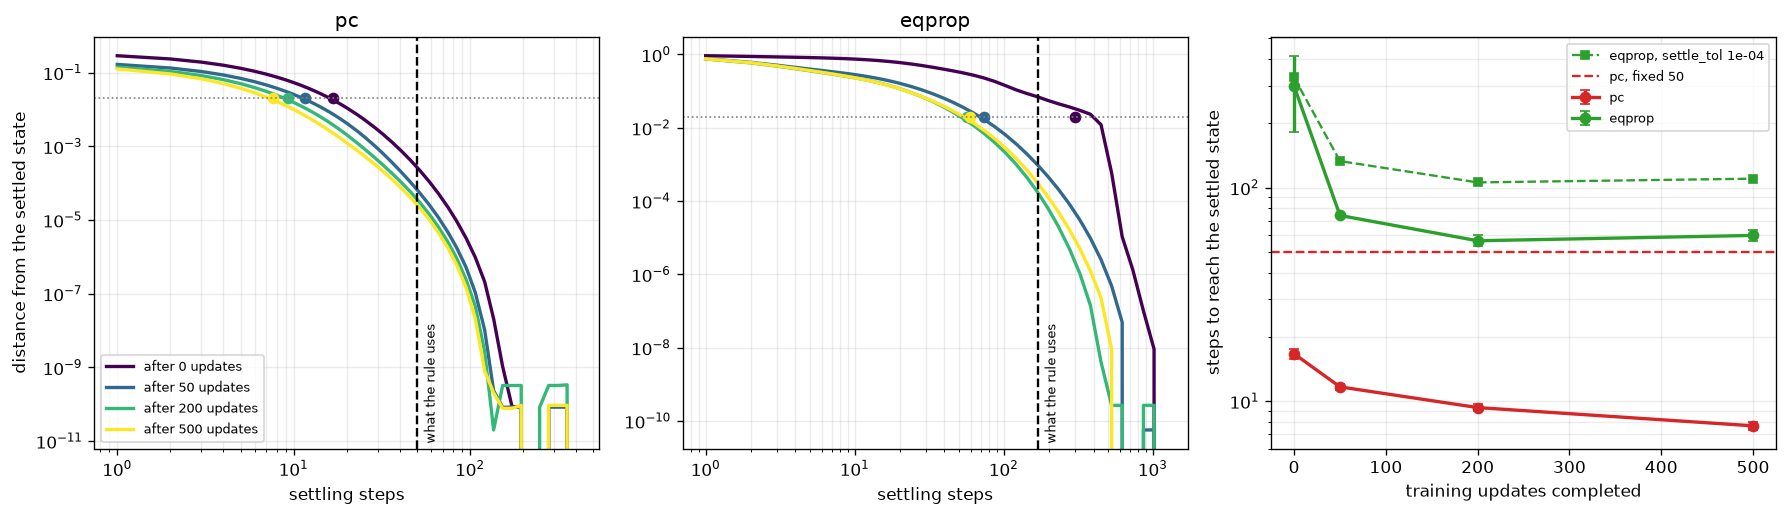

This figure's Python source:
"""Do the two energy-based rules actually reach equilibrium, and in how many steps?

Technical intro. This is the first script of the new series, and it runs BEFORE any rule
comparison because it decides whether the rules as configured are the rules we mean.

THE PROBLEM, STATED IN CODE LINES
    Both energy-based rules compute their weight update from a SETTLED state, not from a
    feedforward pass. They stop settling by different criteria:

      predictive_coding.pc_settle    `for _ in range(steps)`         steps = 50, FIXED
      eqprop.eqprop_settle           `move <= settle_tol * |state|`  stop when one step moves
                                                                     the state by almost nothing

    A fixed count is only correct if the relaxation has finished by then. If it has not, the
    weight update is computed from a partially settled state -- and a partially settled state
    is closer to the feedforward state, which is what backprop uses. Millidge et al. 2022 show
    every one of these rules approaches backprop as settling is reduced, and knowledge_base.md
    §3.3 records that FULL relaxation is [R1]'s actual contribution. So if PC's 50 steps are
    short, "PC vs backprop" is partly "backprop vs backprop" and the comparison is weakened
    before it starts.

    An adaptive rule tracks the requirement, but costs whatever it costs. Measured at
    initialisation, EqProp's free phase used 426 steps of a 500 cap, at 0.9 ms each -- 647 ms
    per weight update against backprop's 0.93 ms. That is 700x, and every later experiment
    pays it. So this script also has to say what the cheapest SAFE setting is.

WHAT THIS SCRIPT FOUND, AND WHAT CHANGED BECAUSE OF IT
    PC needs at most 18 settling steps and runs 50, so it is over-settled by 3-6x and is NOT a
    truncated relaxation. The concern that PC's fixed step count makes it a backprop
    approximation (Millidge et al. 2022) does not apply at this size. Its fixed budget stays.

    EqProp's requirement spans 9x -- 529 steps at initialisation, 47-74 once trained -- and its
    ORIGINAL stopping rule was wrong in both directions. That rule stopped once per-step
    movement had failed to improve by min_delta for `settle_patience` steps. At initialisation
    it fired on a temporary plateau: seed 2 needed 529 steps and it stopped at 178, computing
    the weight update from a state a third of the way to equilibrium. Everywhere else it
    overshot by 3-4x, because movement keeps decaying long after the state has arrived.

    It was replaced by a relative-residual test -- stop when one step displaces the state by
    less than `settle_tol` of its own norm -- which is small only once the state has settled.
    The tolerance section below calibrates that constant, which is why this script and not a
    comment is where the number comes from.

WHY THE TOLERANCE IS CALIBRATED HERE AND NOT ASSUMED
    settle_tol is not dimensionless. Near the fixed point the error decays geometrically, so
    stopping at move <= tol*|state| leaves a distance of about tol/(dt*L) from equilibrium,
    where L is the slowest curvature of the energy. It therefore scales with dt and with the
    network. This script runs the real criterion at each candidate tolerance and measures HOW
    FAR FROM THE SETTLED STATE it leaves the network, per seed and per checkpoint. The choice
    is the largest -- cheapest -- tolerance whose WORST case is still settled, with an explicit
    safety factor, because that worst case comes from only a few seeds and under-settling is
    invisible in the output curves. Change dt, the width or the depth, re-run this, and take
    the number it prints.

    Do not calibrate on the STEP COUNT the criterion picks. Step counts are discretised by the
    grid and the distance falls steeply near convergence, so that comparison is over-sensitive
    exactly where the decision is made: it rejected a tolerance that in fact stops 1.5% from
    equilibrium, comfortably inside the 2% this script calls settled.

WHAT IS MEASURED
    For one fixed batch, held identical across every measurement, and at four points during
    task-1 training (0, 50, 200, 500 updates):

      run the relaxation for k steps, for k on a log grid, and record

          distance to equilibrium  =  ||x(k) - x(K_MAX)|| / ||x(K_MAX)||

      where x(K_MAX) is the state after a deliberately over-long relaxation. This is exact at
      every k -- no differencing between neighbouring grid points -- and it says the thing we
      want to know directly: after k steps, how far from the settled state are you still?

      STEPS TO EQUILIBRIUM is then the first k at which that distance falls below TOL.

    The measurement is the same for both rules, over the HIDDEN layers only. In PC the output
    is clamped to the target and is not a free variable; in EqProp it is. Comparing hidden
    states compares the same object: the representation the weight update reads from.

    Forcing exactly k steps needs no new library code. PC takes `steps=k`. EqProp takes
    `max_steps=k, settle_tol=0`, so the stopping test can only fire on exactly zero movement
    and the loop runs exactly k times.

    EqProp settles twice per update. The FREE phase is measured, because it starts from zero
    and does the work; the nudged phase warm-starts from it and is reported as a number only.

THE GATE ON THIS SCRIPT'S OWN VALIDITY
    x(K_MAX) is only the equilibrium if the relaxation has stopped by K_MAX. So the movement
    over the final step, ||x(K_MAX) - x(K_MAX - 1)||, is computed and printed. If that is not
    small, K_MAX is too low, every distance is measured against a moving reference, and the
    curves would fall to zero at the right edge for a purely arithmetic reason. Check that
    line before reading the figure.

READINGS COMMITTED BEFORE RUNNING
    If steps-to-equilibrium is roughly CONSTANT across training for both rules, then a fixed
    step count is defensible and the only question is what the constant is -- set PC's `steps`
    and EqProp's `max_steps` to it and move on.
    If it CHANGES with training -- and it should grow, because settling is driven by the
    weights and the weights grow -- then no single fixed count is right at both ends of a run,
    which is the argument for a patience rule.
    If PC is far from equilibrium at 50 steps, PC as currently configured is a truncated
    relaxation and the settling amount has to become an explicit experimental variable before
    any rule comparison is trusted.
    If EqProp reaches equilibrium in far fewer than 426 steps, its patience rule is
    over-conservative and every later experiment involving it can be made several times
    cheaper.

Deviation from the protocol: no task sequence and no forgetting measurement. One task, trained
under a fixed budget, purely to move the weights so the relaxation can be measured at several
weight magnitudes. Domain-IL and H=32 as the protocol says, so the numbers transfer directly
to the rule comparison that follows.
"""
import sys
import time
from pathlib import Path

ROOT = Path(__file__).resolve().parents[1]
sys.path.insert(0, str(ROOT))                      # make `src` importable from anywhere

import numpy as np
import torch
import matplotlib.pyplot as plt

from src.protocol import PROTOCOL, load, run, replace, figure_path, array_path
from src.model import make_target, active_vector
from src.predictive_coding import pc_settle
from src.eqprop import eqprop_settle
from src.methods import METHOD_DEFAULTS

# ---------------------------------------------------------------- settings
CHECKPOINTS = [0, 50, 200, 500]     # updates into task 1 at which settling is measured
SEEDS = 3                           # a convergence diagnostic, not a comparison: 3 shows spread
TOL = 0.02                          # "settled" = within 2% of the equilibrium state
PROBE_BATCH = 32                    # one fixed batch, identical at every measurement

# K_MAX is the reference relaxation, set generously. The last-step movement printed below is
# the check that it is generous ENOUGH; if it is not, raise these.
K_MAX = {"pc": 400, "eqprop": 1200}

# EqProp stops settling when one step moves the state by less than `settle_tol` of its own
# norm. That number is not a universal constant -- it scales with dt and with the curvature of
# the energy (see eqprop.eqprop_settle) -- so it is CALIBRATED HERE rather than assumed, by
# running the criterion at each of these tolerances and comparing what it picks against what
# the convergence curve says is genuinely needed.
TOL_GRID = [3e-3, 1e-3, 3e-4, 1e-4, 3e-5]

# EqProp costs ~650 ms per update here, so the full run is ~20 minutes. `--smoke` runs the
# same code paths in under a minute; it proves the script executes, and nothing else.
if "--smoke" in sys.argv:
    CHECKPOINTS, SEEDS, K_MAX = [0, 5, 10], 1, {"pc": 60, "eqprop": 80}
    print("--smoke: tiny budget, results are NOT meaningful\n")

BUDGET = max(CHECKPOINTS)
GRID = {r: sorted({int(round(v)) for v in np.unique(np.concatenate([
            np.arange(1, 21), np.geomspace(20, K_MAX[r], 26)]))}) for r in K_MAX}

# what each rule currently does, drawn on the figure as the setting under test
CURRENT = {"pc": METHOD_DEFAULTS["pc"]["steps"]}
DEFAULT_TOL = METHOD_DEFAULTS["eqprop"]["settle_tol"]
assert DEFAULT_TOL in TOL_GRID, "the library default must be on the grid it is chosen from"
COLORS = {"pc": "tab:red", "eqprop": "tab:green"}
CP_CMAP = plt.get_cmap("viridis")

cap = np.load(array_path(str(ROOT / "experiments" / "41_capacity_vs_hidden_width.py")))
HIDDEN = int(cap["chosen"])
print(f"H = {HIDDEN} from script 41\n")

base = replace(PROTOCOL, hidden=HIDDEN, scenario="domain_il", stop_threshold=None,
               max_iters_per_task=BUDGET, eval_every=25, seeds=SEEDS)


# ---------------------------------------------------------------- the measurement
def hidden_states(rule, x, y, active, handle, k, arch, obj, device="cpu"):
    """The hidden-layer state after EXACTLY k steps of this rule's relaxation.

    Returned as one flat vector per rule so the two are compared by the same code. PC's output
    is clamped to the target and so is excluded by construction; EqProp's output is free, and
    `arch.n_hidden` slices it off so both sides measure the representation and nothing else.

    `active` is the task's output units, not the units present in this batch -- it is what
    run_classil passes to train_step, so the relaxation measured here is the one the weight
    update actually runs.
    """
    p = handle["params"]
    if rule == "pc":
        target = make_target(y, arch, obj, device=device)
        av = active_vector(active, arch, device=device)
        xs, _ = pc_settle(x, p, arch, obj, target, av,
                          dt=METHOD_DEFAULTS["pc"]["dt"], steps=k)
        return torch.cat([s.reshape(-1) for s in xs])
    # settle_tol=0 means "stop only if the state moves by exactly nothing", so the loop runs
    # all max_steps: exactly k steps.
    states = eqprop_settle(x, p, arch, dt=METHOD_DEFAULTS["eqprop"]["dt"],
                           max_steps=k, settle_tol=0.0, device=device)
    return torch.cat([s.reshape(-1) for s in states[:arch.n_hidden]])


def convergence_curve(rule, x, y, active, handle, arch, obj):
    """distance-to-equilibrium against settling step, plus the two validity numbers."""
    def state(k):
        return hidden_states(rule, x, y, active, handle, k, arch, obj, device=base.device)

    ref, prev = state(K_MAX[rule]), state(K_MAX[rule] - 1)
    scale = ref.norm().item() + 1e-12
    dist = np.array([(state(k) - ref).norm().item() / scale for k in GRID[rule]])
    # first grid point at or below TOL, and everything after it also below -- a single dip
    # under the tolerance on a noisy curve is not arrival.
    ok = dist <= TOL
    settled = next((GRID[rule][i] for i in range(len(ok)) if ok[i:].all()), None)
    return dist, settled, (prev - ref).norm().item() / scale


# ---------------------------------------------------------------- run
REPLOT = "--replot" in sys.argv and Path(array_path(__file__)).exists()

if REPLOT:
    z = np.load(array_path(__file__), allow_pickle=True)
    dists = {r: z[f"dist_{r}"] for r in K_MAX}
    settled = {r: z[f"settled_{r}"] for r in K_MAX}
    chose = {r: z[f"chose_{r}"] for r in K_MAX}
    acc = {r: z[f"acc_{r}"] for r in K_MAX}
    ref_move = {r: z[f"refmove_{r}"] for r in K_MAX}
    picked, nudged = z["picked"], z["nudged"]
    print("--replot: redrawing from saved arrays, no training\n")
else:
    data = load(base)
    dists = {r: np.full((SEEDS, len(CHECKPOINTS), len(GRID[r])), np.nan) for r in K_MAX}
    settled = {r: np.full((SEEDS, len(CHECKPOINTS)), np.nan) for r in K_MAX}
    chose = {r: np.full((SEEDS, len(CHECKPOINTS)), np.nan) for r in K_MAX}   # as configured
    picked = np.full((SEEDS, len(CHECKPOINTS), len(TOL_GRID)), np.nan)       # eqprop, per tol
    nudged = np.full((SEEDS, len(CHECKPOINTS)), np.nan)                      # eqprop, phase 2
    ref_move = {r: np.full((SEEDS, len(CHECKPOINTS)), np.nan) for r in K_MAX}
    acc = {r: np.full((SEEDS, len(CHECKPOINTS)), np.nan) for r in K_MAX}
    t0 = time.perf_counter()

    for rule in K_MAX:
        for seed in range(SEEDS):
            pair = base.tasks(seed)
            lmap = base.label_map([pair[0]])
            handle = {}

            # one fixed probe batch of task-1 images, drawn once and reused at every
            # checkpoint, so a change in the settling curve is a change in the WEIGHTS
            g = torch.Generator().manual_seed(1000 + seed)
            pool = torch.cat([torch.as_tensor(data.class_idx[c]) for c in pair[0]])
            pick = pool[torch.randperm(len(pool), generator=g)[:PROBE_BATCH]]
            px = torch.stack([data.train[i][0] for i in pick.tolist()]).to(base.device)
            py = torch.tensor([lmap[int(data.train[i][1])] for i in pick.tolist()],
                              device=base.device)

            active = sorted({lmap[int(c)] for c in pair[0]})       # as run_classil computes it

            def measure(ci):
                arch, obj = handle["arch"], handle["obj"]
                d, s, rm = convergence_curve(rule, px, py, active, handle, arch, obj)
                dists[rule][seed, ci] = d
                settled[rule][seed, ci] = np.nan if s is None else s
                ref_move[rule][seed, ci] = rm
                if rule != "eqprop":
                    chose[rule][seed, ci] = CURRENT["pc"]
                    return
                # THE CALIBRATION: run the real stopping criterion at each candidate
                # tolerance and record what it picks. Measured, not estimated from the
                # convergence curve above -- the criterion tests per-step movement, which
                # that curve does not contain.
                kw = dict(dt=METHOD_DEFAULTS["eqprop"]["dt"],
                          max_steps=K_MAX["eqprop"], device=base.device)
                tgt = make_target(py, arch, obj, device=base.device)
                av = active_vector(active, arch, device=base.device)
                for ti, tol in enumerate(TOL_GRID):
                    free, u_f, _ = eqprop_settle(px, handle["params"], arch, settle_tol=tol,
                                                 return_steps=True, **kw)
                    picked[seed, ci, ti] = u_f
                    if tol == DEFAULT_TOL:
                        chose[rule][seed, ci] = u_f
                        _, u_n, _ = eqprop_settle(px, handle["params"], arch, obj=obj,
                                                  target=tgt, active_vec=av, settle_tol=tol,
                                                  beta=METHOD_DEFAULTS["eqprop"]["beta"],
                                                  init=free, return_steps=True, **kw)
                        nudged[seed, ci] = u_n

            # `run` calls wrap(train_step) once, AFTER build has filled `handle` -- so the
            # checkpoint-0 measurement goes here, on the initial weights, before any update.
            n = [0]

            def wrap(train_step):
                measure(0)

                def wrapped(x, y, active=None):
                    train_step(x, y, active=active)
                    n[0] += 1
                    if n[0] in CHECKPOINTS:
                        measure(CHECKPOINTS.index(n[0]))
                return wrapped

            out = run(base, rule, seed, data=data, handle=handle, tasks=[pair[0]], wrap=wrap)
            # context only; the first eval is at step eval_every, so checkpoint 0 clamps to it
            if len(out["steps"]):
                acc[rule][seed] = np.interp(CHECKPOINTS, out["steps"],
                                            out["curves"]["argmax"][:, 0] * 100)
            print(f"  {rule:8s} seed {seed}  settled at "
                  + " ".join(f"{v:>5.0f}" for v in settled[rule][seed])
                  + f"   task-1 acc {acc[rule][seed, -1]:5.1f}%"
                  f"   [{time.perf_counter()-t0:5.0f}s]")

# ---------------------------------------------------------------- readings
print(f"\n  VALIDITY GATE -- movement over the final reference step, relative. Must be << {TOL}.")
for r in K_MAX:
    m = np.nanmax(ref_move[r])
    print(f"    {r:8s} K_MAX={K_MAX[r]:5d}  worst {m:.2e}   "
          + ("OK" if m < TOL / 10 else "TOO LOW -- raise K_MAX, curves are unreliable"))

print(f"\n  steps to reach within {TOL:.0%} of the settled state, by point in training\n")
print(f"  {'rule':10s}" + "".join(f"{f'@{c}':>10s}" for c in CHECKPOINTS) + "   currently uses")
for r in K_MAX:
    cur = (f"{CURRENT['pc']} fixed" if r == "pc"
           else f"settle_tol {DEFAULT_TOL:.0e} -> {np.nanmean(chose[r]):.0f}")
    print(f"  {r:10s}" + "".join(f"{v:10.0f}" for v in np.nanmean(settled[r], axis=0))
          + f"   {cur}")
for r in K_MAX:
    print(f"  {r:10s} task-1 accuracy " + "".join(f"{v:9.1f}%" for v in np.nanmean(acc[r], 0)))

# ---- the calibration: which tolerance, and why that one -------------------
# THE QUESTION IS NOT "does it stop at the same STEP the convergence curve did". Step counts
# are discretised by GRID, and the distance to equilibrium falls steeply near convergence, so
# comparing step numbers is over-sensitive exactly at the boundary where the decision is made
# -- it rejected a tolerance that stops 1.5% from equilibrium, well inside the 2% that this
# script defines as settled.
#
# The question is HOW FAR FROM THE SETTLED STATE the criterion leaves the network. That is
# measured directly, in the same units as TOL, by reading the convergence curve at the step
# the criterion actually picked.
stop_dist = np.full((SEEDS, len(CHECKPOINTS), len(TOL_GRID)), np.nan)
for i in range(SEEDS):
    for j in range(len(CHECKPOINTS)):
        stop_dist[i, j] = np.interp(picked[i, j], GRID["eqprop"], dists["eqprop"][i, j])
worst_d, mean_d = np.nanmax(stop_dist, axis=(0, 1)), np.nanmean(stop_dist, axis=(0, 1))

# MARGIN is an explicit safety factor on a worst case measured from only SEEDS seeds. The risk
# is asymmetric: under-settling is INVISIBLE in the output curves -- it just quietly makes the
# rule something other than the rule -- while over-settling only costs time. So it is worth
# paying for. A tolerance so tight the criterion never fires is measuring K_MAX, not itself.
MARGIN = 2.0
capped = [i for i in range(len(TOL_GRID)) if np.nanmax(picked[:, :, i]) >= K_MAX["eqprop"]]
safe = [i for i in range(len(TOL_GRID)) if worst_d[i] <= TOL / MARGIN and i not in capped]
best = max(safe, key=lambda i: TOL_GRID[i]) if safe else None

print(f"\n  CALIBRATING settle_tol, over {SEEDS} seeds x {len(CHECKPOINTS)} checkpoints.")
print(f"  How far from the settled state is the network when the criterion stops it?")
print(f"  Settled means <= {TOL:.0%}; a {MARGIN:.0f}x safety factor requires <= {TOL/MARGIN:.0%}.\n")
print(f"  {'settle_tol':>11s} {'worst':>9s} {'mean':>9s} {'steps':>8s} {'ms/update':>10s}")
for i, tol in enumerate(TOL_GRID):
    note = ("  HIT THE CAP, not a measurement" if i in capped else
            "  NOT SETTLED" if worst_d[i] > TOL else
            "  thin margin" if i not in safe else "")
    print(f"  {tol:11.0e} {worst_d[i]:8.3%} {mean_d[i]:8.3%} {np.nanmax(picked[:,:,i]):8.0f}"
          f" {np.nanmean(picked[:,:,i])*1.8*0.9:9.0f}" + note
          + ("  <-- library default" if tol == DEFAULT_TOL else ""))
if best is None:
    print("\n  NO tolerance on the grid is safe. Extend TOL_GRID downward before trusting "
          "any EqProp result.")
else:
    print(f"\n  -> settle_tol = {TOL_GRID[best]:.0e}; the library default is {DEFAULT_TOL:.0e}"
          + ("  (they agree)" if TOL_GRID[best] == DEFAULT_TOL else
             "  MISMATCH: update METHOD_DEFAULTS['eqprop']"))

print(f"\n  cost, at 0.9 ms per settling step and 2 settlings per EqProp update:")
f_, n_ = np.nanmean(chose["eqprop"]), np.nanmean(nudged)
print(f"    eqprop as configured  {f_:.0f} free + {n_:.0f} nudged"
      f" = {(f_+n_)*0.9:.0f} ms/update")
print(f"    lower bound, if it stopped exactly at the settled state: "
      f"{2*np.nanmean(settled['eqprop'])*0.9:.0f} ms/update")

# ---------------------------------------------------------------- figure
fig, ax = plt.subplots(1, 3, figsize=(15, 4.4))

for a, r in zip(ax[:2], ["pc", "eqprop"]):
    for ci, cp in enumerate(CHECKPOINTS):
        col = CP_CMAP(ci / max(1, len(CHECKPOINTS) - 1))
        a.plot(GRID[r], np.nanmean(dists[r][:, ci], axis=0), lw=2, color=col,
               label=f"after {cp} updates")
        s = np.nanmean(settled[r][:, ci])
        if np.isfinite(s):
            a.plot([s], [TOL], "o", color=col, ms=6)
    a.axhline(TOL, color="gray", ls=":", lw=1)
    used = np.nanmean(chose[r])
    a.axvline(used, color="k", ls="--", lw=1.4)
    a.annotate("what the rule uses", xy=(used, 0.02), xycoords=("data", "axes fraction"),
               xytext=(4, 0), textcoords="offset points", fontsize=8, rotation=90)
    a.set_xscale("log"); a.set_yscale("log")
    a.set_xlabel("settling steps")
    a.set_title(r)
    a.grid(alpha=0.25, which="both")
ax[0].set_ylabel("distance from the settled state")
ax[0].legend(fontsize=8, loc="lower left")

for r in K_MAX:
    m = np.nanmean(settled[r], axis=0)
    e = np.nanstd(settled[r], axis=0, ddof=1) / np.sqrt(SEEDS)
    ax[2].errorbar(CHECKPOINTS, m, yerr=e, marker="o", capsize=3, lw=2, color=COLORS[r], label=r)
ax[2].plot(CHECKPOINTS, np.nanmean(chose["eqprop"], 0), marker="s", ms=5, ls="--",
           lw=1.4, color=COLORS["eqprop"], label=f"eqprop, settle_tol {DEFAULT_TOL:.0e}")
ax[2].axhline(CURRENT["pc"], ls="--", lw=1.4, color=COLORS["pc"],
              label=f"pc, fixed {CURRENT['pc']}")
ax[2].set_xlabel("training updates completed")
ax[2].set_ylabel("steps to reach the settled state")
ax[2].set_yscale("log")
ax[2].legend(fontsize=8)
ax[2].grid(alpha=0.25, which="both")

fig.tight_layout()
fig.savefig(figure_path(__file__), dpi=120, bbox_inches="tight")
print(f"\nsaved {figure_path(__file__)}")

np.savez(array_path(__file__), checkpoints=np.asarray(CHECKPOINTS), tol=TOL, hidden=HIDDEN,
         tol_grid=np.asarray(TOL_GRID), picked=picked, nudged=nudged, stop_dist=stop_dist,
         margin=MARGIN, settle_tol=(np.nan if best is None else TOL_GRID[best]),
         **{f"grid_{r}": np.asarray(GRID[r]) for r in K_MAX},
         **{f"dist_{r}": dists[r] for r in K_MAX},
         **{f"settled_{r}": settled[r] for r in K_MAX},
         **{f"chose_{r}": chose[r] for r in K_MAX},
         **{f"refmove_{r}": ref_move[r] for r in K_MAX},
         **{f"acc_{r}": acc[r] for r in K_MAX})
print(f"saved {array_path(__file__)}")
